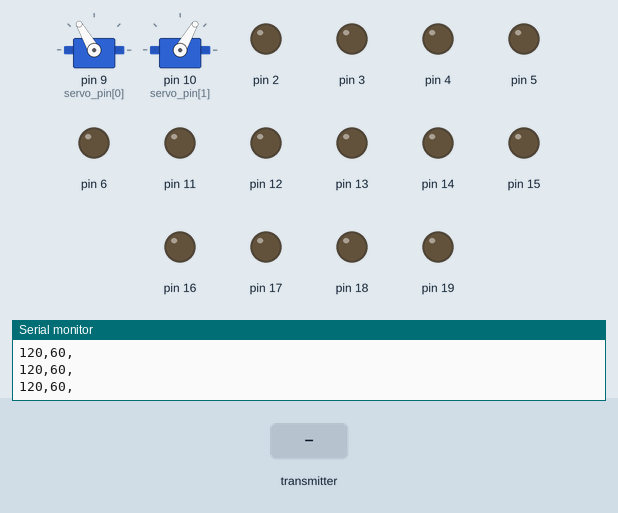
A sketch run on a simulated Arduino Uno, built with avr-gcc and run on an emulated ATmega328P. On the bench: 2 × servo, output pins drawn as LEDs (lit = HIGH), the last lines printed to the serial monitor. Inputs (shaded band) come from the test bench. No radio packets arrive unless stated.

Above: at 1.2 s.
1.3 s: the transmitter starts sending data.1 = 512
At 2.2 s:
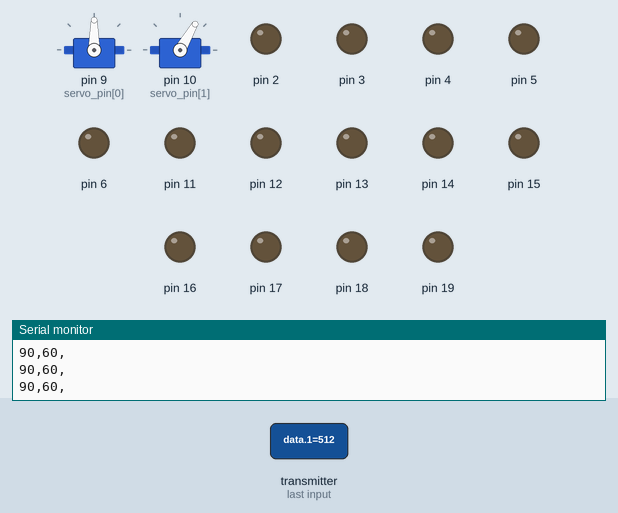
2.8 s: the transmitter starts sending data.3 = 1023
At 3.3 s:
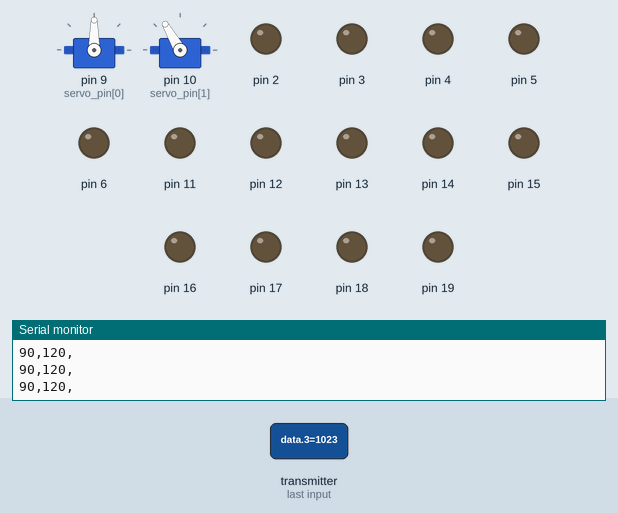
4.3 s: the transmitter starts sending data.1 = 0
At 4.8 s:
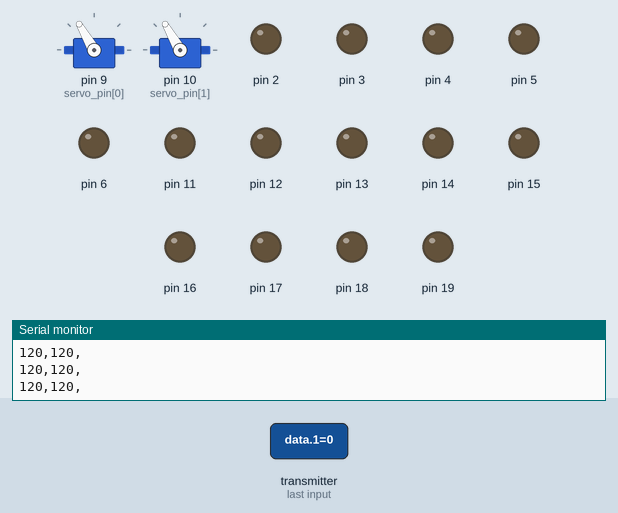
5.8 s: the transmitter starts sending data.3 = 512
At 7.0 s:
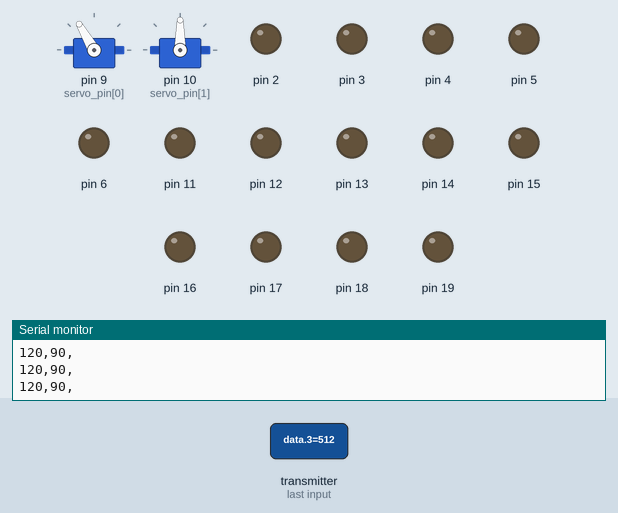
7.3 s: the transmitter starts sending data.1 = 1023
At 8.0 s:
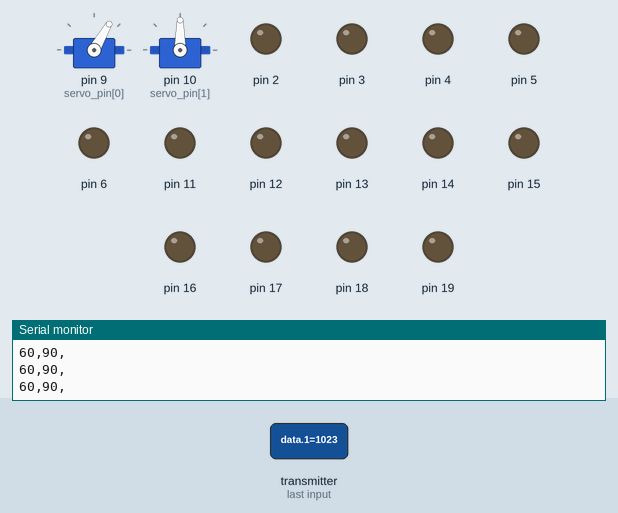
8.8 s: the transmitter starts sending data.1 = 256
At 9.1 s:
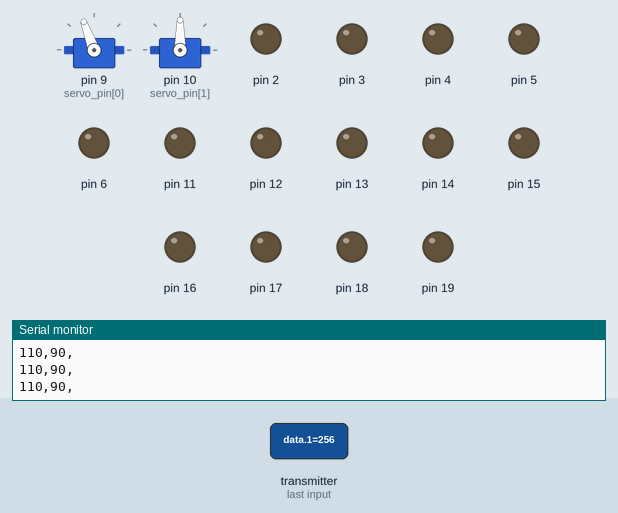
Timing chart, 0 to 11.3 s (numbered marks = the images above; inputs shaded):
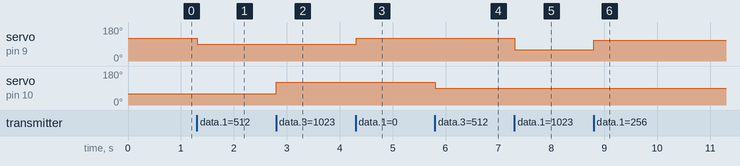

Measured:
- after the input at 1.3 s, servo on pin 9 (servo_pin[0]): 120° → 90° at once
- after the input at 2.8 s, servo on pin 10 (servo_pin[1]): 60° → 120° at once
- after the input at 4.3 s, servo on pin 9 (servo_pin[0]): 90° → 120° at once
- after the input at 5.8 s, servo on pin 10 (servo_pin[1]): 120° → 90° at once
- after the input at 7.3 s, servo on pin 9 (servo_pin[0]): 120° → 60° at once
- after the input at 8.8 s, servo on pin 9 (servo_pin[0]): 60° → 110° at once

The sketch:

bot_receive_servoh.ino
```cpp
#include <Servo.h>
#define WHEEL_NUM 2
int servo_pin[WHEEL_NUM] = {9, 10};
int min_mcs[WHEEL_NUM] = {600, 600}; //
int stop_mcs[WHEEL_NUM] = {1500, 1500}; //mcs
int max_mcs[WHEEL_NUM] = {2400, 2400}; //

int dead_servo[WHEEL_NUM] = {10, 10}; // +- around 90
byte dir_wheel[WHEEL_NUM] = {1, 1}; // 1 or -1
int servo_speed[WHEEL_NUM] = {stop_mcs[0], stop_mcs[1]};
Servo wheel[WHEEL_NUM];

#include <SPI.h>
#include "nRF24L01.h"
#include "RF24.h"

RF24 radio(7, 8);  // "создать" модуль на пинах 9 и 10 Для Уно
byte address[][6] = {"1Node", "2Node", "3Node", "4Node", "5Node", "6Node"}; //возможные номера труб
#define LEN_DATA 6
int data[LEN_DATA]; //x1 y1 x2 y2 b1 b2
byte pipeNo;

#define MAIN_PERIOD 1
uint32_t main_timer = 0;

void setup() {
  for (int i = 2; i < 22; i++) {
    pinMode(i, OUTPUT);
  }
  Serial.begin(9600);         // открываем порт для связи с ПК
  radio.begin();              // активировать модуль
  radio.setAutoAck(1);        // режим подтверждения приёма, 1 вкл 0 выкл
  radio.setRetries(0, 15);    // (время между попыткой достучаться, число попыток)
  radio.enableAckPayload();   // разрешить отсылку данных в ответ на входящий сигнал
  radio.setPayloadSize(32);   // размер пакета, в байтах

  radio.openReadingPipe(1, address[0]);   // хотим слушать трубу 0
  radio.setChannel(0x6a);     // выбираем канал (в котором нет шумов!)

  radio.setPALevel (RF24_PA_MAX);   // уровень мощности передатчика. На выбор RF24_PA_MIN, RF24_PA_LOW, RF24_PA_HIGH, RF24_PA_MAX
  radio.setDataRate (RF24_250KBPS); // скорость обмена. На выбор RF24_2MBPS, RF24_1MBPS, RF24_250KBPS
  radio.powerUp();        // начать работу
  radio.startListening(); // начинаем слушать эфир, мы приёмный модуль

  for (int i = 0; i < WHEEL_NUM; i++) {
    wheel[i].attach(servo_pin[i], min_mcs[i], max_mcs[i]);
    //wheel[i].attach(servo_pin[i]);
    wheel[i].write(90);
  }
}

void loop() {
  if (radio.available(&pipeNo)) {        // слушаем эфир со всех труб
    radio.read(&data, sizeof(data));  // чиатем входящий сигнал

    //    Serial.print("Recieved: ");
    //    Serial.print(data[0]);
    //    for (byte i = 1; i < LEN_DATA; i++) {
    //      Serial.print(',');
    //      Serial.print(data[i]);
    //    }
    //    Serial.println(';');
  }// если не принимаем данные, ставим иниты
  //  for (byte i = 0; i < LEN_DATA; i++) {
  //    if (i < LEN_DATA - 2) {
  //      data[i] = 512;
  //    }
  //    else {
  //      data[i] = 1;
  //    }
  //  }

  if (millis() - main_timer > MAIN_PERIOD) {
    main_timer = millis();
    setSpeedWheel();
  }

}


void calcSpeed() {
  // тупой алгоритм как у танка
  //  servo_speed[0] = map(data[1], 0, 1023, 0, 180);
  //  servo_speed[1] = map(data[3], 0, 1023, 0, 180);

  if (data[1] > 511 + 15) {
    servo_speed[0] = map(data[1], 527, 1023, 90 - dead_servo[0], 60);
  }
  else if (data[1] < 511 - 15) {
    servo_speed[0] = map(data[1], 0, 495, 120, 90 + dead_servo[0]);
  }
  else {
    servo_speed[0] = 90;
  }

  if (data[3] > 511 + 15) {
    servo_speed[1] = map(data[3], 527, 1023, 90 + dead_servo[1], 120);
  }
  else if (data[3] < 511 - 15) {
    servo_speed[1] = map(data[3], 0, 495, 60, 90 - dead_servo[1]);
  }
  else {
    servo_speed[1] = 90;
  }


}

void setSpeedWheel() {
  calcSpeed();
  for (byte i = 0; i < WHEEL_NUM; i++) {
    wheel[i].write(servo_speed[i]);
    Serial.print(servo_speed[i]);
    Serial.print(',');
  }
  Serial.println();

}
```
